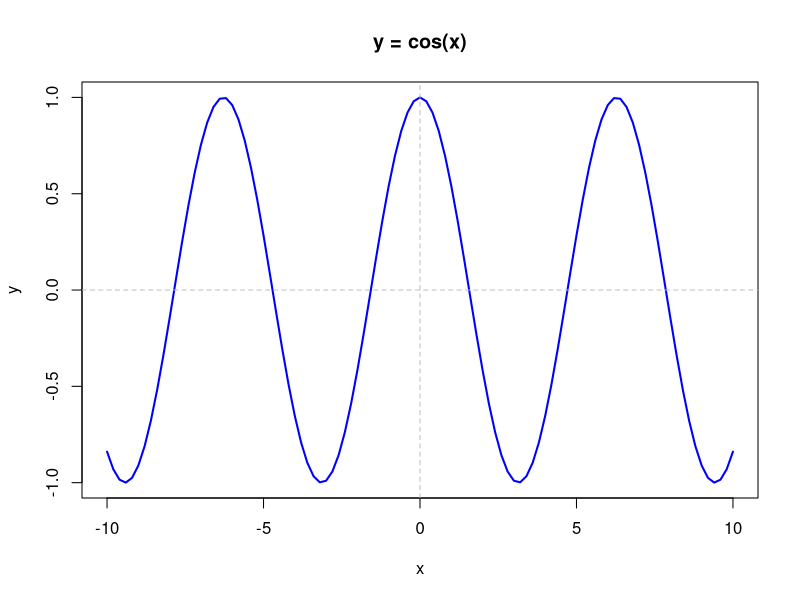
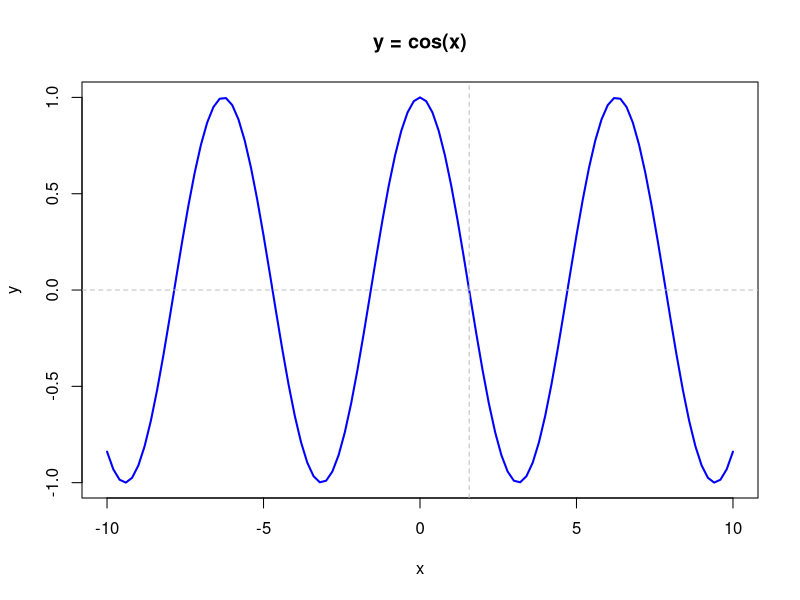
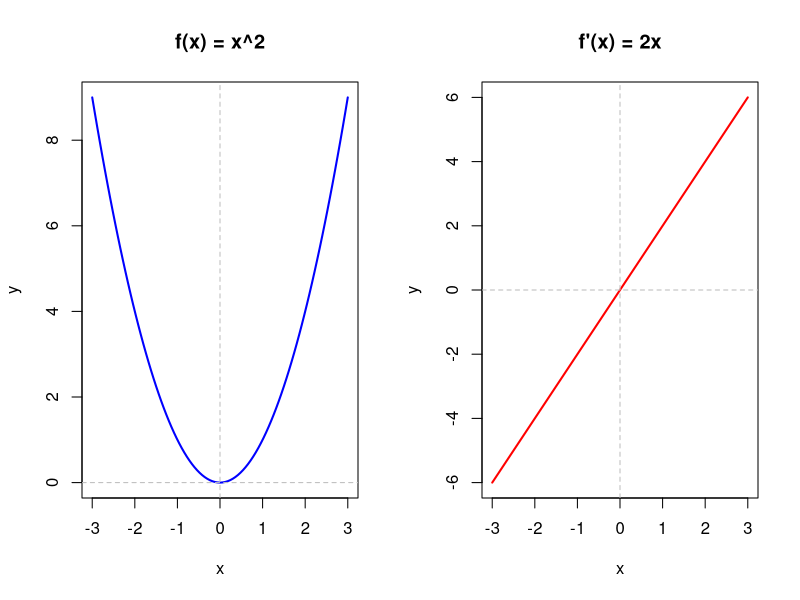
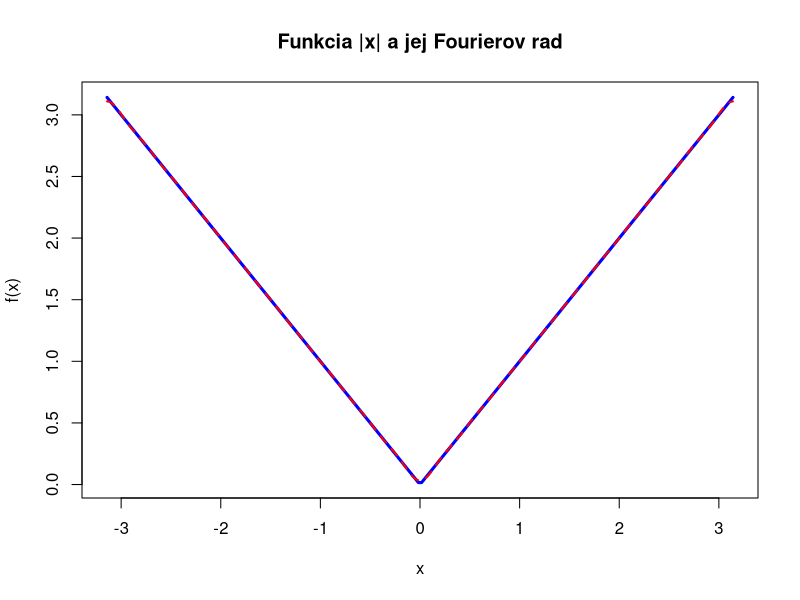
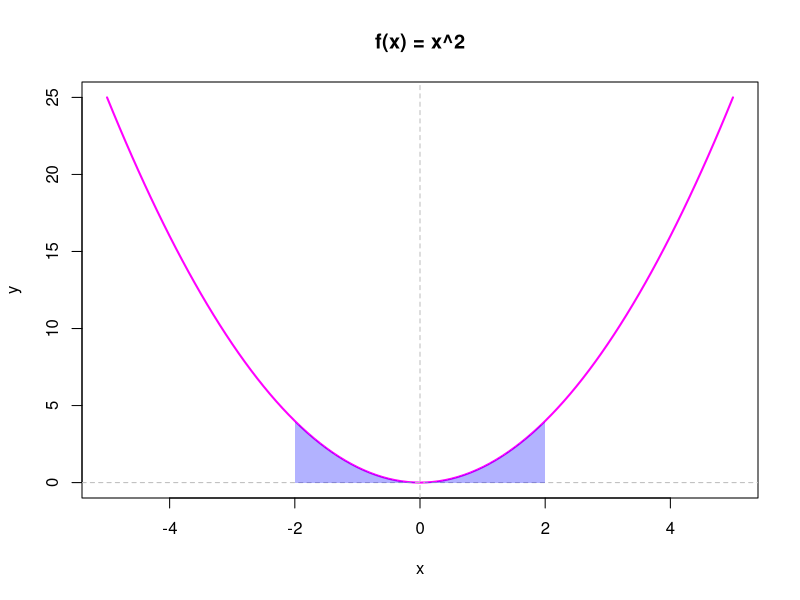
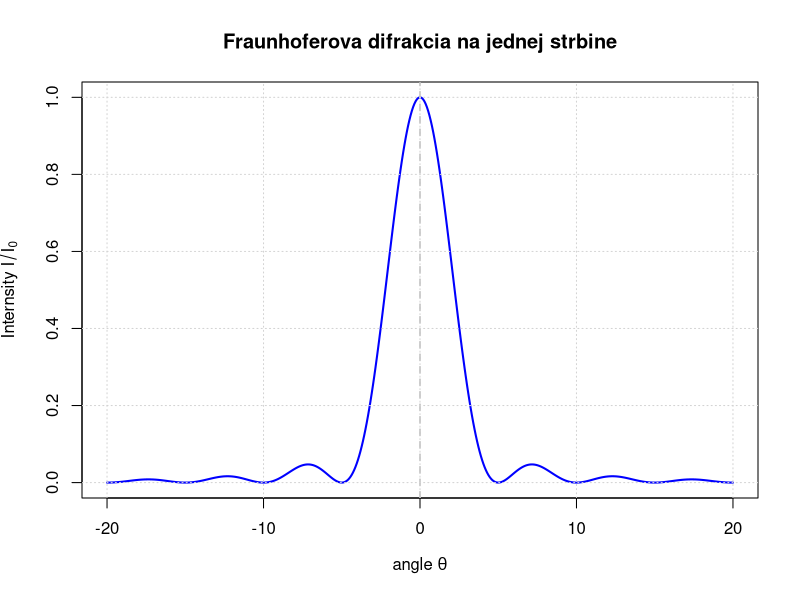

The R source for these figures, in order:
## ---- chunk 1
knitr::opts_chunk$set(echo = TRUE,message = FALSE , warning = FALSE)
library(knitr)
## ---- chunk 2
funkcii <- data.frame(
  number = 1:9,
  func = c("$x^2$", "$x^4$", "$x^{100}$", "$$ \\mid x \\mid $$", "$\\cos(x)$", 
              "$\\frac{1}{x^2}$", "$x^4 - 5x^2 + 1$", "$e^{x^2}$", "$konstanta$")
)

kable(funkcii, caption = "Tabulka parnych funkcii", 
      booktabs = TRUE, align = "c")
## ---- chunk 3
curve(cos(x), from = -10, to = 10, 
      col = "blue", lwd = 2, 
      main = "y = cos(x)",
      xlab = "x", ylab = "y")
abline(h = 0, v = 0, col = "gray", lty = 2)
## ---- chunk 4
curve(cos(x), from = -10, to = 10, 
      col = "blue", lwd = 2, 
      main = "y = cos(x)",
      xlab = "x", ylab = "y")
abline(h = 0, v = pi/2, col = "gray", lty = 2)
## ---- chunk 5
par(mfrow = c(1, 2))

curve(x^2, from = -3, to = 3, col = "blue", lwd = 2,
      main = "f(x) = x^2", xlab = "x", ylab = "y")
abline(h = 0, v = 0, col = "gray", lty = 2)

curve(2*x, from = -3, to = 3, col = "red", lwd = 2,
      main = "f'(x) = 2x", xlab = "x", ylab = "y")
abline(h = 0, v = 0, col = "gray", lty = 2)

par(mfrow = c(1, 1))


## ---- chunk 6

x <- seq(-pi, pi, length.out = 200)
f_original <- abs(x)

f_fourier <- pi/2
for(k in 1:10) {
  f_fourier <- f_fourier - (4/pi) * cos((2*k-1)*x) / (2*k-1)^2
}

plot(x, f_original, type = "l", col = "blue", lwd = 3,
     main = "Funkcia |x| a jej Fourierov rad",
     xlab = "x", ylab = "f(x)")
lines(x, f_fourier, col = "red", lwd = 2, lty = 2)
       col = c("blue", "red")
## ---- chunk 7
f <- function(x) x^2

curve(f(x), from = -5, to = 5,
      col = "magenta", lwd = 2,
      main = "f(x) = x^2",
      xlab = "x", ylab = "y")

abline(h = 0, v = 0, col = "gray", lty = 2)

x_right <- seq(0, 2, length.out = 100)
y_right <- f(x_right)

x_left <- seq(-2, 0, length.out = 100)
y_left <- f(x_left)
polygon(c(x_right, rev(x_right)),
        c(y_right, rep(0, length(y_right))),
        col = rgb(0, 0, 1, 0.3), border = NA)
polygon(c(x_left, rev(x_left)),
        c(y_left, rep(0, length(y_left))),
        col = rgb(0, 0, 1, 0.3), border = NA)
## ---- chunk 8
lambda <- 500e-9   
a <- 0.1e-3        
theta <- seq(-0.02, 0.02, length.out = 500)  


beta <- (pi * a * sin(theta)) / lambda


I <- (sin(beta) / beta)^2
I[is.na(I)] <- 1   


plot(theta * 1000, I, type = "l", col = "blue", lwd = 2,
     xlab = expression("angle " * theta),
     ylab = expression("Internsity " * I / I[0]),
     main = "Fraunhoferova difrakcia na jednej strbine")
abline(v = 0, col = "gray", lty = 2, lwd = 1.5)
grid()
## ---- chunk 9
summary_df <- data.frame(
  vlatnosti = c("Symetria", "Integracia", "Derivacia", "Fourierov rad","Plocha"),
  vzorce = c("$f(-x) = f(x)$", "$\\int_{-a}^{a} f(x)dx = 2\\int_0^a f(x)dx$", 
             "$f'(x)$ je neparna", "$b_n = 0$ (len kosinusy)","plocha na $[-a,0]$ = plocha na $[0,a]$")
)

kable(summary_df, caption = "Zhrnutie vlastnosi parnych funkcii", 
      booktabs = TRUE, align = "c")
